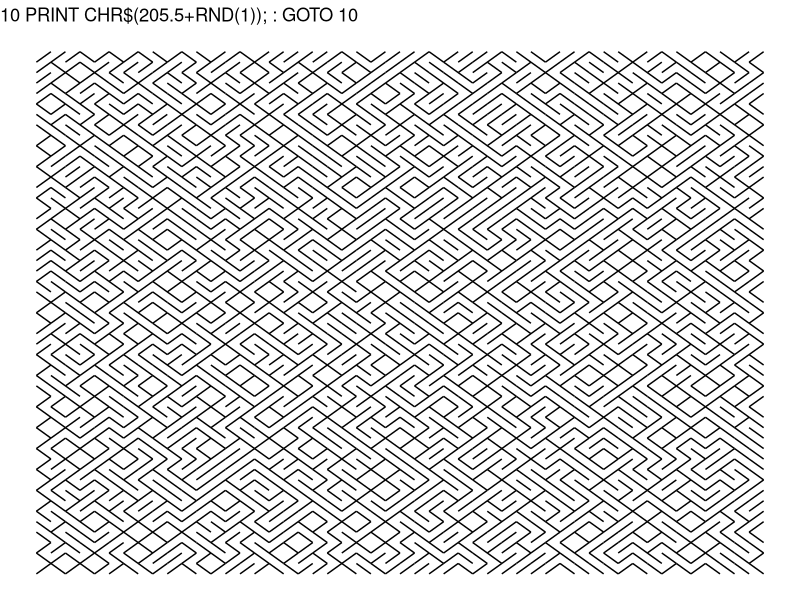
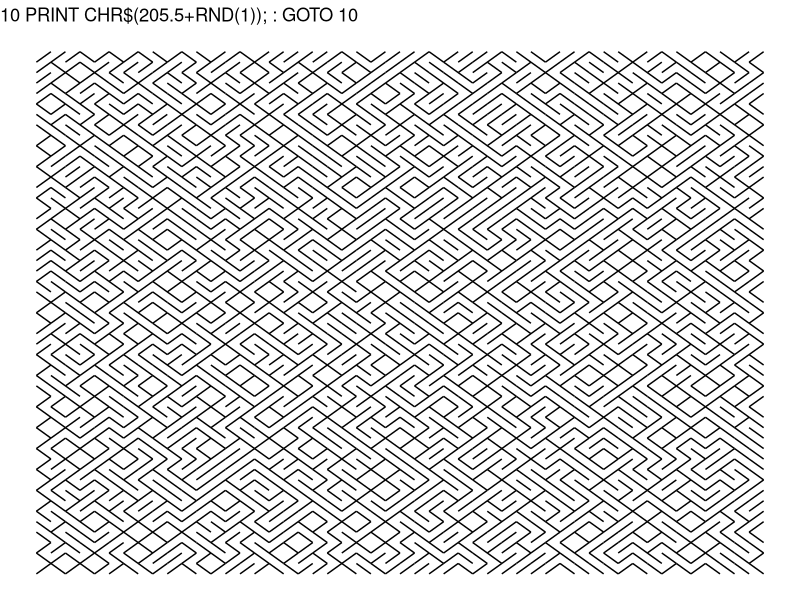

Reproduce these figures in R, in order.
library(tidyverse)
df <- expand_grid(x=1:50,y=1:50)
df$type <- sample(c("l","r"),nrow(df),replace=TRUE)
mutate(df,xend=ifelse(type=="r",x+1,x),yend=y+1,x=ifelse(type=="l",x+1,x)) %>% 
  ggplot(aes(x,y,xend=xend,yend=yend))+geom_segment()+theme_void()+
  ggtitle("10 PRINT CHR$(205.5+RND(1)); : GOTO 10")

ggsave("img/05_golf.png",height = 5,width=5,dpi=300)
